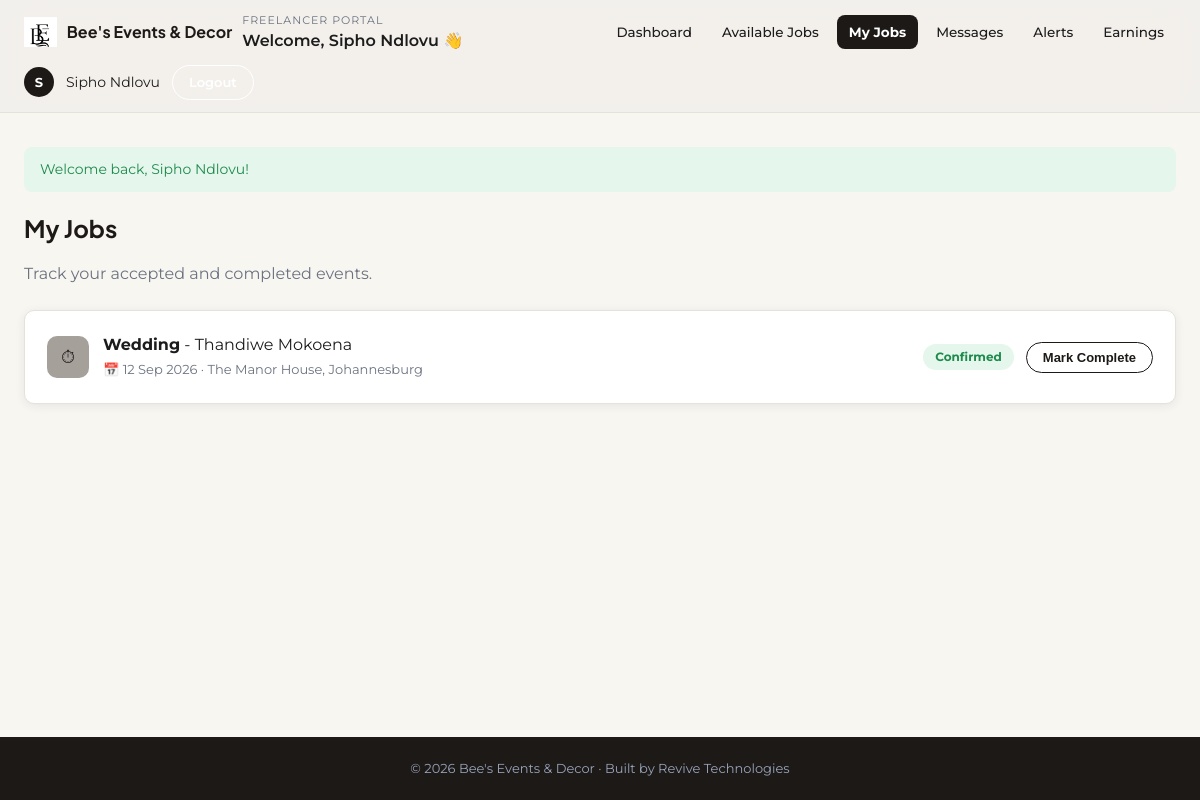
/freelancer/my-jobs.php (signed in), run on the app's committed database.
### tables this page shows
CREATE TABLE bookings (
    booking_id    INT AUTO_INCREMENT PRIMARY KEY,
    client_id     INT NOT NULL,
    freelancer_id INT DEFAULT NULL,                 
    event_type    VARCHAR(120) NOT NULL,            
    event_date    DATE NOT NULL,
    venue         VARCHAR(200) DEFAULT NULL,
    guest_count   INT DEFAULT NULL,
    notes         TEXT,
    status        ENUM('pending','quoted','confirmed','completed','cancelled') NOT NULL DEFAULT 'pending',
    created_at    DATETIME NOT NULL DEFAULT CURRENT_TIMESTAMP,
    FOREIGN KEY (client_id) REFERENCES users(user_id) ON DELETE CASCADE,
    FOREIGN KEY (freelancer_id) REFERENCES freelancers(freelancer_id) ON DELETE SET NULL
);

CREATE TABLE users (
    user_id     INT AUTO_INCREMENT PRIMARY KEY,
    full_name   VARCHAR(120)  NOT NULL,
    email       VARCHAR(150)  NOT NULL UNIQUE,
    phone       VARCHAR(30)   DEFAULT NULL,
    password    VARCHAR(255)  NOT NULL,            
    role        ENUM('client','freelancer','admin') NOT NULL DEFAULT 'client',
    status      ENUM('active','suspended')  NOT NULL DEFAULT 'active',
    created_at  DATETIME NOT NULL DEFAULT CURRENT_TIMESTAMP
);

### includes/functions.php (called while the page is built, shortened)
<?php
function h($string) {
    return htmlspecialchars($string ?? '', ENT_QUOTES, 'UTF-8');
}
function nice_date($date) {
    return date('d M Y', strtotime($date));
}

### freelancer/my-jobs.php (the view, shortened to what this page needs)
<?php
require_once '../includes/functions.php';
require_once '../includes/auth_check.php';
$user_id = $_SESSION['user_id'];
$stmt = $pdo->prepare('SELECT * FROM freelancers WHERE user_id = ?');
$stmt->execute([$user_id]);
$freelancer = $stmt->fetch();
$freelancer_id = $freelancer['freelancer_id'] ?? 0;
$stmt = $pdo->prepare(
    "SELECT b.*, u.full_name AS client_name FROM bookings b
     JOIN users u ON b.client_id = u.user_id
     WHERE b.freelancer_id = ? ORDER BY b.event_date DESC"
);
$stmt->execute([$freelancer_id]);
$jobs = $stmt->fetchAll();
include '../includes/header_dashboard.php';
?>
<h2>My Jobs</h2>
<p style="color:var(--text-muted);margin-bottom:24px;">Track your accepted and completed events.</p>
<?php if (empty($jobs)): ?>
    <div class="card empty-state">You haven't been assigned to any jobs yet. Browse <a href="available-jobs.php">Available Jobs</a>.</div>
<?php else: foreach ($jobs as $j): ?>
    <div class="card" style="display:flex;justify-content:space-between;align-items:center;margin-bottom:14px;flex-wrap:wrap;gap:10px;">
        <div style="display:flex;gap:14px;align-items:center;">
            <div class="stat-icon <?php echo $j['status'] === 'completed' ? 'icon-green' : 'icon-gold'; ?>">
                <?php echo $j['status'] === 'completed' ? '✓' : '⏱'; ?>
            </div>
            <div>
                <strong><?php echo h($j['event_type']); ?></strong> - <?php echo h($j['client_name']); ?><br>
                <span style="font-size:13px;color:var(--text-muted);">📅 <?php echo nice_date($j['event_date']); ?> &middot; <?php echo h($j['venue'] ?: 'TBC'); ?></span>
            </div>
        </div>
        <div style="display:flex;align-items:center;gap:12px;">
            <span class="pill pill-<?php echo h($j['status']); ?>"><?php echo ucfirst(h($j['status'])); ?></span>
            <?php if ($j['status'] === 'confirmed'): ?>
                <form method="POST" action="my-jobs.php">
                    <button type="submit" class="btn btn-outline btn-sm">Mark Complete</button>
                </form>
            <?php elseif ($j['status'] === 'completed'): ?>
                <a href="earnings.php?claim=<?php echo (int)$j['booking_id']; ?>" class="btn btn-primary btn-sm">Claim Payment</a>
            <?php endif; ?>
        </div>
    </div>
<?php endforeach; endif; ?>
<?php include '../includes/footer_dashboard.php'; ?>

### assets/css/style.css (style rules this page uses)
:root { --font-heading: 'Plus Jakarta Sans', 'Segoe UI', Arial, sans-serif; --font-body: 'Montserrat', 'Segoe UI', Arial, sans-serif; --font-script: 'Playball', cursive; --navy: #1c1917; --navy-light: #2a2522; --gold: #a6a09b; --gold-light: #cbc5be; --cream: #f8f6f1; --text-dark: #1c1c1c; --text-muted: #6b7280; --border: #e5e2da; --success: #1e8a4c; --success-bg: #e5f6ec; --warning: #b5850a; --warning-bg: #fdf3d9; --danger: #c23b3b; --danger-bg: #fbe6e6; --info: #2563a8; --info-bg: #e6f0fb; --radius: 10px; --shadow: 0 2px 10px rgba(22, 35, 63, 0.08); }
* { box-sizing: border-box; }
body { margin: 0; font-family: var(--font-body); background: var(--cream); color: var(--text-dark); line-height: 1.5; min-height: 100vh; display: flex; flex-direction: column; }
h1, h2, h3, h4 { font-family: var(--font-heading); margin: 0 0 .4em 0; color: var(--navy); }
.btn { display: inline-block; padding: 12px 24px; border-radius: 999px; border: none; font-size: 15px; font-weight: 600; cursor: pointer; text-align: center; transition: transform .15s ease, opacity .15s ease; }
.btn-outline { background: transparent; border: 1.5px solid var(--navy); color: var(--navy); }
.btn-sm { padding: 7px 16px; font-size: 13px; }
.card { background: #fff; border: 1px solid var(--border); border-radius: var(--radius); box-shadow: var(--shadow); padding: 22px; }
.stat-icon { width: 42px; height: 42px; border-radius: 10px; display: flex; align-items: center; justify-content: center; font-size: 18px; color: #fff; }
.icon-gold { background: var(--gold); color: var(--navy); }
.pill { display: inline-block; padding: 4px 12px; border-radius: 999px; font-size: 12px; font-weight: 700; }
.pill-confirmed, .pill-accepted, .pill-approved, .pill-active, .pill-paid, .pill-completed { background: var(--success-bg); color: var(--success); }

### data on the page
bookings: event_type "Wedding", client.full_name "Thandiwe Mokoena", event_date "12 Sep 2026", venue "The Manor House, Johannesburg", status "Confirmed"

### other printed values
$portal_labels[$dash_role] "FREELANCER PORTAL"
$item['label'] "Dashboard"
$item['label'] "Available Jobs"
$item['label'] "My Jobs"
$item['label'] "Messages"
$item['label'] "Alerts"
$item['label'] "Earnings"
substr($display_name, 0, 1) "S"
$display_name "Sipho Ndlovu"
$flash['message'] "Welcome back, Sipho Ndlovu!"
